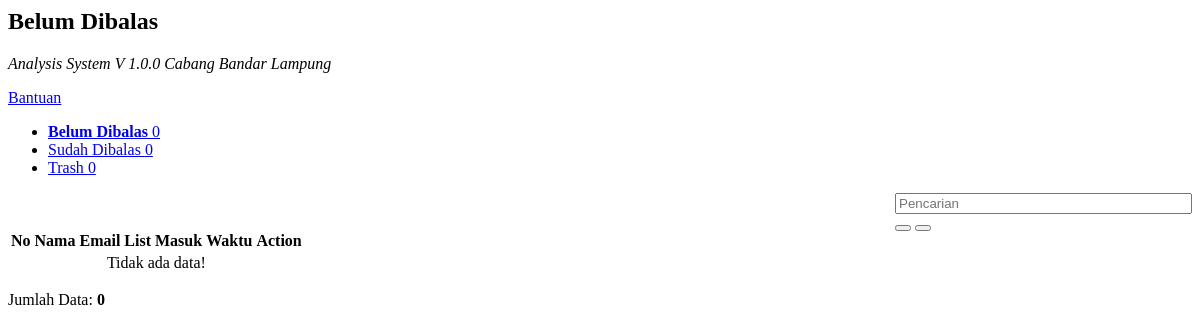
Page /admin/belum_dibalas.php on the earlier database version.
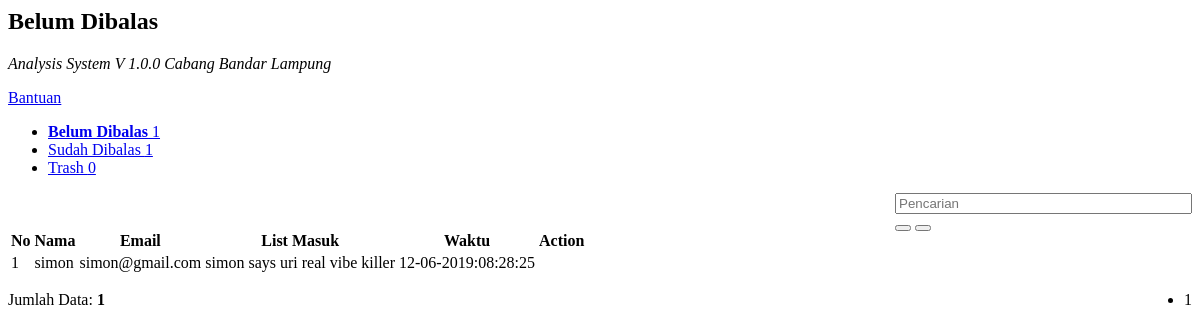
Same page on the later database version.
### tables this page shows
CREATE TABLE `tbl_helpdesk` (
  `id_helpdesk` int(10) NOT NULL,
  `nama` varchar(50) DEFAULT NULL,
  `email` varchar(100) DEFAULT NULL,
  `inbox` varchar(255) DEFAULT NULL,
  `outbox` varchar(255) DEFAULT NULL,
  `tanggal` varchar(25) DEFAULT NULL,
  `trash` int(10) DEFAULT NULL,
  `status` int(10) DEFAULT NULL
);

### admin/belum_dibalas.php (the view, shortened to what the changed rows need)
<body>
    <div class="breadcomb-area">
        <div class="container">
            <div class="row">
                <div class="col-lg-12 col-md-12 col-sm-12 col-xs-12">
                    <div class="breadcomb-list">
                        <div class="row">
                            <div class="col-lg-6 col-md-6 col-sm-6 col-xs-12">
                                <div class="breadcomb-wp">
                                    <div class="breadcomb-ctn">
                                        <h2>Belum Dibalas</h2>
                                    </div>
                                </div>
                            </div>
                        </div>
                    </div>
                </div>
            </div>
        </div>
    </div>
    <div class="inbox-area">
        <div class="container">
            <div class="row">
                <div class="col-lg-3 col-md-3 col-sm-3 col-xs-12">
                    <div class="inbox-left-sd">
                        <div class="inbox-status">
                            <ul class="inbox-st-nav">
                                <li>
                                  <a href="index.php?content=belum_dibalas">
                                    <i class="notika-icon notika-draft"></i> <b>Belum Dibalas</b>
                                    <span class="pull-right">
                                      <?php
                                        $qhelp      = "SELECT count(*) as count FROM tbl_helpdesk WHERE status=0 AND outbox=0 AND trash=0";
                                        $query      = mysqli_query($konek, $qhelp)or die(mysqli_error($konek));
                                        $result     = mysqli_fetch_assoc($query);
                                        $count      = $result['count'];
                                        echo $count;
                                      ?>
                                    </span>
                                  </a>
                                </li>
                                <li>
                                  <a href="index.php?content=sudah_dibalas"><i class="notika-icon notika-sent"></i> Sudah Dibalas
                                    <span class="pull-right">
                                      <?php
                                        $qhelp      = "SELECT count(*) as count FROM tbl_helpdesk WHERE status=1 AND outbox!='0' AND trash=0";
                                        $query      = mysqli_query($konek, $qhelp)or die(mysqli_error($konek));
                                        $result     = mysqli_fetch_assoc($query);
                                        $count      = $result['count'];
                                        echo $count;
                                      ?>
                                    </span>
                                  </a>
                                </li>
                                      <?php
                                        $qhelp      = "SELECT count(*) as count FROM tbl_helpdesk WHERE trash=1";
                                        $query      = mysqli_query($konek, $qhelp)or die(mysqli_error($konek));
                                      ?>
                            </ul>
                        </div>
                    </div>
                </div>
                <div class="col-lg-9 col-md-9 col-sm-9 col-xs-12">
                    <div class="data-table-area">
                        <div class="container">
                            <div class="row">
                                <div class="col-lg-9 col-md-9 col-sm-9 col-xs-12">
                                    <div class="data-table-list">
                                        <div class="table-responsive">
                                              <br><br>
                                              <form class="form-horizontal" method="POST">
                                                <table class="table table-striped" id="data-table-basic">
                                                  <thead>
                                                    <tr>
                                                      <th>No</th>
                                                      <th>Nama</th>
                                                      <th>Email</th>
                                                      <th>List Masuk</th>
                                                      <th>Waktu</th>
                                                      <th colspan="2"><center>Action</center></th>
                                                    </tr>
                                                  </thead>
                                                  <tbody>
                                                    <?php
                                                      include '../config/koneksi.php';
                                                                 $batas  = 10;
                                                                 $hal    = @$_GET['hal'];
                                                                 if (empty($hal)) {
                                                                   $posisi = 0;
                                                                   $hal    = 1;
                                                                 } else {
                                                                   $posisi = ($hal - 1) * $batas;
                                                                 }
                                                                 if($_SERVER['REQUEST_METHOD'] == "POST") {
                                                                   $pencarian = trim(mysqli_real_escape_string($konek, $_POST['pencarian']));
                                                                   if ($pencarian != '') {
                                                                     $sql = "SELECT * FROM tbl_helpdesk WHERE status='0' AND trash='0' AND nama LIKE '%$pencarian%' OR email LIKE '%$pencarian%' OR inbox LIKE '%$pencarian%' OR outbox LIKE '%$pencarian%' OR tanggal LIKE '%$pencarian%' ORDER BY id_helpdesk DESC";
                                                                     $query = $sql;
                                                                     $queryJml = $sql;
                                                                   } else {
                                                                     $query = "SELECT * FROM tbl_helpdesk WHERE status='0' AND trash='0' ORDER BY id_helpdesk DESC LIMIT $posisi, $batas ";
                                                                     $queryJml = "SELECT * FROM tbl_helpdesk WHERE status='0' AND trash='0' ORDER BY id_helpdesk DESC";
                                                                     $no = $posisi + 1;
                                                                   }
                                                                 } else {
                                                                   $query = "SELECT * FROM tbl_helpdesk WHERE status='0' AND trash='0' ORDER BY id_helpdesk DESC LIMIT $posisi, $batas ";
                                                                   $queryJml = "SELECT * FROM tbl_helpdesk WHERE status='0' AND trash='0' ORDER BY id_helpdesk DESC";
                                                                 }
                                                      $querydata = mysqli_query($konek, $query)or die(mysqli_error());
                                                              if(mysqli_num_rows($querydata) == 0){
                                                                echo '<tr><td colspan="7" align="center">Tidak ada data!</td></tr>';
                                                              }
                                                                else
                                                              {
                                                                $no = 1;
                                                                while($data = mysqli_fetch_array($querydata)){
                                                                  echo '<tr>';
                                                                  echo '<td>'.$no.'</td>';
                                                                  echo '<td>'.$data['nama'].'</td>';
                                                                  echo '<td>'.$data['email'].'</td>';
                                                                  echo '<td>'.$data['inbox'].'</td>';
                                                                  echo '<td>'.$data['tanggal'].'</td>';
                                                                  echo '<td  width="20"><a data-toggle="tooltip" data-placement="left" title="Balas" href=index.php?content=balas&&id_helpdesk='.$data['id_helpdesk'].'><i class="fa fa-edit fa-fw"></i></a></td>';
                                                                  echo '<td  width="20"><a data-toggle="tooltip" data-placement="left" title="Pindahkan ke Trash" href=../config/trash.php?id_helpdesk='.$data['id_helpdesk'].'><i class="fa fa-trash fa-fw"></i></a></td>';
                                                                  echo '</tr>';
                                                                  $no++;
                                                                }
                                                              }
                                                          ?>
                                                  </tbody>
                                                </table>
                                              </form>
                                              <?php
                                               if($_SERVER['REQUEST_METHOD'] == "POST") {
                                                      $pencarian = trim(mysqli_real_escape_string($konek, $_POST['pencarian']));
                                                  echo "<div style=\"float:left;\">";
                                                  $jml = mysqli_num_rows(mysqli_query($konek, $queryJml));
                                                  echo "Data Hasil Pencarian: <b>$jml</b>";
                                                  echo "</div>";
                                                } else { ?>
                                                  <div style="float:left;">
                                                    <?php
                                                    $jml = mysqli_num_rows(mysqli_query($konek, $queryJml));
                                                    echo "Jumlah Data: <b>$jml</b>";
                                                    ?>
                                                  </div>
                                                  <div style="float:right;">
                                                    <ul class="pagination pagination-sm" style="margin: 0">
                                                      <?php
                                                      $jml_hal = ceil($jml / $batas);
                                                      for ($i=1; $i <= $jml_hal; $i++) {
                                                        if ($i != $hal) {
                                                          echo "<li><a href=\"index.php?content=belum_dibalas&&hal=$i\">$i</a></li>";
                                                        } else {
                                                          echo "<li class=\"active\"><a>$i</a></li>";
                                                        }
                                                      }
                                                    }
                                                      ?>
                                                    </ul>
                                                  </div>
                                            </div>
                                        </div>
                                    </div>
                                </div>
                            </div>
                        </div>
                    </div>
                </div>
            </div>
        </div>

Differences in the rows shown:
added tbl_helpdesk: nama "simon", email "simon@gmail.com", inbox "simon says uri real vibe killer", tanggal "12-06-2019:08:28:25"
Other differences:
$count: "0" → "1"
$jml: "0" → "1"
new list line: "1"
text no longer shown: "Tidak ada data!"
